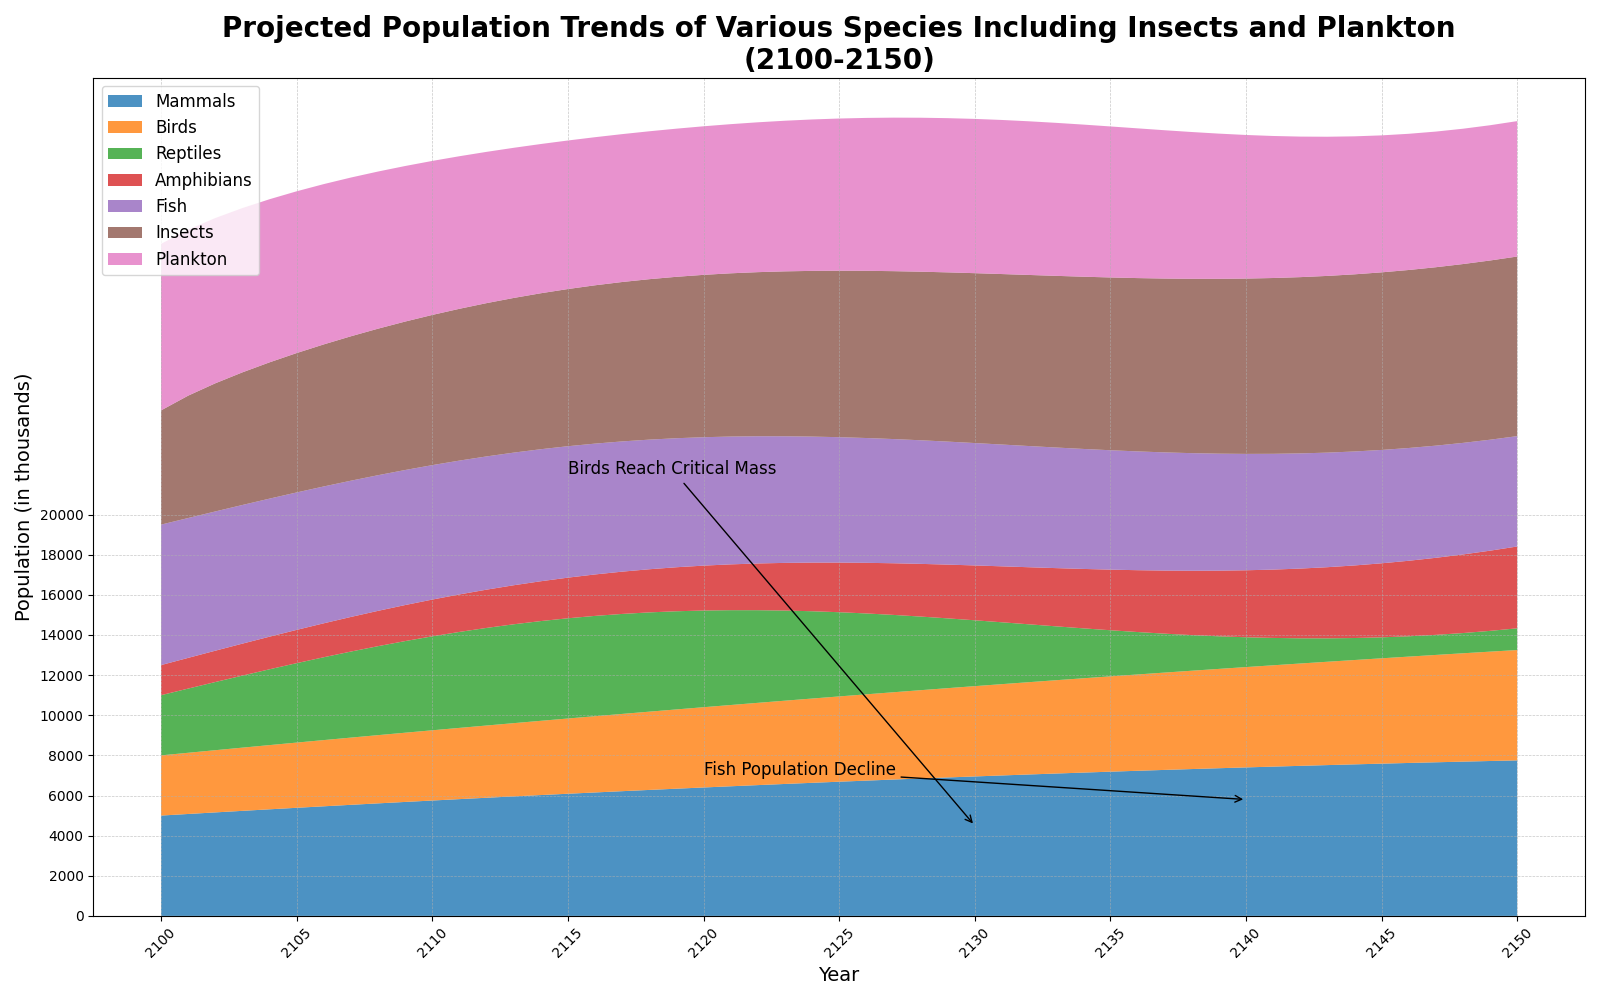

Source code (Python):
import matplotlib.pyplot as plt
import numpy as np

years = np.arange(2100, 2151)

mammals_population = 5000 + 80 * (years - 2100) - 0.5 * (years - 2100)**2
birds_population = 3000 + 50 * (years - 2100)
reptiles_population = 2000 * np.sin(0.1 * (years - 2100)) + 3000
amphibians_population = 1500 * np.exp(0.02 * (years - 2100))
fish_population = 7000 - 30 * (years - 2100)
insects_population = 1000 * np.log1p(years - 2099) + 5000
plankton_population = 8000 + 300 * np.cos(0.2 * (years - 2100)) - 20 * (years - 2100)

mammals_population = np.clip(mammals_population, 0, None)
fish_population = np.clip(fish_population, 0, None)
plankton_population = np.clip(plankton_population, 0, None)

species_data = np.vstack([
    mammals_population, birds_population, reptiles_population,
    amphibians_population, fish_population, insects_population, plankton_population
])

plt.figure(figsize=(16, 10))

plt.stackplot(years, species_data, labels=[
    'Mammals', 'Birds', 'Reptiles', 'Amphibians', 'Fish', 'Insects', 'Plankton'
], alpha=0.8)

plt.title("Projected Population Trends of Various Species Including Insects and Plankton\n(2100-2150)", fontsize=20, fontweight='bold')
plt.xlabel("Year", fontsize=14)
plt.ylabel("Population (in thousands)", fontsize=14)

plt.xticks(years[::5], rotation=45)
plt.yticks(np.arange(0, 21000, 2000))
plt.grid(True, linestyle='--', linewidth=0.5, alpha=0.7)

plt.legend(loc='upper left', fontsize=12, frameon=True)

plt.annotate('Birds Reach Critical Mass', xy=(2130, birds_population[30]), xytext=(2115, 22000),
             arrowprops=dict(arrowstyle='->', color='black'), fontsize=12, color='black')
plt.annotate('Fish Population Decline', xy=(2140, fish_population[40]), xytext=(2120, 7000),
             arrowprops=dict(arrowstyle='->', color='black'), fontsize=12, color='black')

plt.tight_layout()
plt.show()
